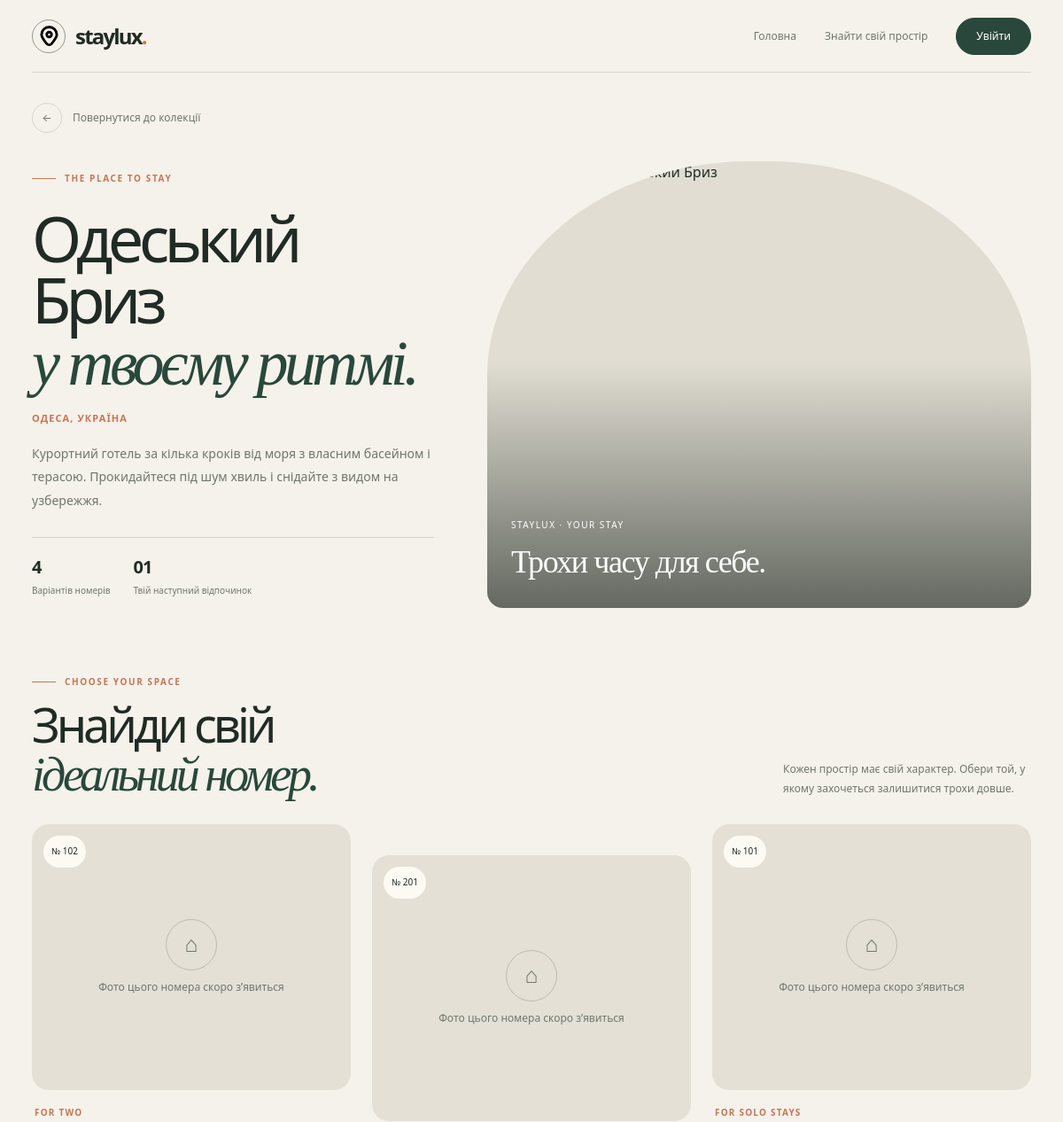
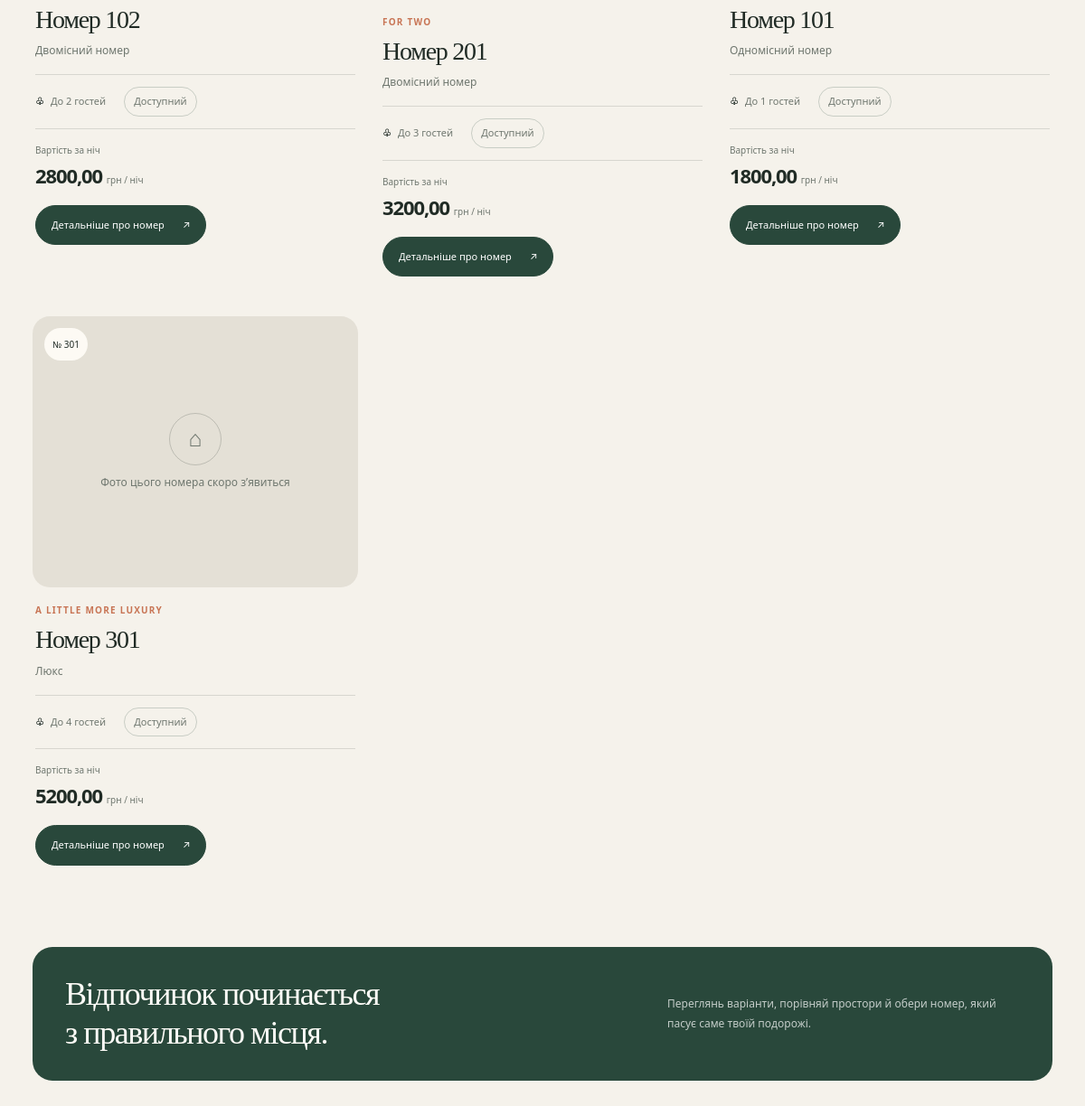
Screenshot of /hotels/4/rooms/ with the database file from the repository (2 pictures, top to bottom).
### hotel/models.py (models this page shows, shortened)
class Hotel(models.Model):
    name = models.CharField(max_length=100)
    description = models.TextField()
    price_per_night = models.DecimalField(max_digits=10, decimal_places=2)
    amenities = models.ManyToManyField(Amenite, related_name='hotels', blank=True)
    country = models.CharField(max_length=100)
    city = models.CharField(max_length=100)
    address = models.CharField(max_length=200)

class Room(models.Model):
    ROOM_TYPES = [
        ('single', 'Single'),
        ('double', 'Double'),
        ('suite', 'Suite'),
    ]
    hotel = models.ForeignKey(Hotel, on_delete=models.CASCADE, related_name='rooms')
    room_number = models.CharField(max_length=10)
    room_type = models.CharField(max_length=20, choices=ROOM_TYPES)
    capacity = models.IntegerField()
    price_per_night = models.DecimalField(max_digits=10, decimal_places=2)
    is_available = models.BooleanField(default=True)
    class Meta:
        verbose_name = 'Room'
        verbose_name_plural = 'Rooms'
        ordering = ['is_available', 'room_type', 'price_per_night']

### hotel/views.py (the view)
# urls.py: path('hotels/<int:id>/rooms/', views.hotel_rooms, name='hotel_rooms'),
def hotel_rooms(request, id):
    hotel = get_object_or_404(Hotel, id=id)
    return render(request, 'hotel_rooms.html', {
        'hotel': hotel,
        'rooms': hotel.rooms.all(),
    })

### templates/hotel_rooms.html (shortened to what this page needs)
{% extends 'base.html' %}
{% block content %}
<div class="sl-rooms-page">
    <div class="sl-rooms-shell">
        <a href="{% url 'hotel' %}" class="sl-rooms-back">
            <span aria-hidden="true">←</span>
            Повернутися до колекції
        </a>
        <section class="sl-rooms-hero">
            <div class="sl-rooms-intro">
                <div class="sl-rooms-eyebrow">The place to stay</div>
                <h1>{{ hotel.name }}<br><em>у твоєму ритмі.</em></h1>
                <div class="sl-rooms-location">
                    {{ hotel.city }}, {{ hotel.country }}
                </div>
                <div class="sl-rooms-description">
                    {{ hotel.description }}
                </div>
                <div class="sl-rooms-facts">
                    <div class="sl-rooms-fact">
                        <strong>{{ rooms|length }}</strong>
                        <span>Варіантів номерів</span>
                    </div>
                    <div class="sl-rooms-fact">
                        <strong>01</strong>
                        <span>Твій наступний відпочинок</span>
                    </div>
                </div>
            </div>
            <div class="sl-rooms-visual">
                {% with hotel_image=hotel.images.first %}
                    {% if hotel_image %}
                        <img src="{{ hotel_image.image.url }}" alt="{{ hotel.name }}" fetchpriority="high">
                    {% else %}
                        <img src="https://images.unsplash.com/photo-1611892440504-42a792e24d32?auto=format&fit=crop&w=1500&q=85" alt="Інтер’єр готелю {{ hotel.name }}" fetchpriority="high">
                    {% endif %}
                {% endwith %}
                <div class="sl-rooms-visual-caption">
                    <span>STAYLUX · YOUR STAY</span>
                    <strong>Трохи часу для себе.</strong>
                </div>
            </div>
        </section>
        <section aria-labelledby="sl-room-list-title">
            <div class="sl-rooms-heading">
                <div>
                    <div class="sl-rooms-eyebrow">Choose your space</div>
                    <h2 id="sl-room-list-title">Знайди свій<br><em>ідеальний номер.</em></h2>
                </div>
                <p>Кожен простір має свій характер. Обери той, у якому захочеться залишитися трохи довше.</p>
            </div>
            <div class="sl-room-grid">
                {% for room in rooms %}
                    <article class="sl-room-card">
                        <div class="sl-room-gallery">
                            {% with first_photo=room.images.first %}
                                {% if first_photo %}
                                    <img src="{{ first_photo.image.url }}" alt="Номер {{ room.room_number }} — {{ hotel.name }}" loading="lazy">
                                {% else %}
                                    <div class="sl-room-gallery-empty">
                                        <span>⌂</span>
                                        <div>Фото цього номера скоро з’явиться</div>
                                    </div>
                                {% endif %}
                            {% endwith %}
                            <span class="sl-room-index">№ {{ room.room_number }}</span>
                        </div>
                        <div class="sl-room-content">
                            <div class="sl-room-kicker">
                                {% if room.room_type == 'single' %}
                                    For solo stays
                                {% elif room.room_type == 'double' %}
                                    For two
                                {% elif room.room_type == 'suite' %}
                                    A little more luxury
                                {% else %}
                                    Your space
                                {% endif %}
                            </div>
                            <h3>Номер {{ room.room_number }}</h3>
                            <p class="sl-room-type">
                                {% if room.room_type == 'single' %}
                                    Одномісний номер
                                {% elif room.room_type == 'double' %}
                                    Двомісний номер
                                {% elif room.room_type == 'suite' %}
                                    Люкс
                                {% else %}
                                    {{ room.get_room_type_display }}
                                {% endif %}
                            </p>
                            <div class="sl-room-meta">
                                <span><b>♧</b> До {{ room.capacity }} гостей</span>
                                {% if room.is_available %}
                                    <span class="sl-room-status">Доступний</span>
                                {% else %}
                                    <span class="sl-room-status unavailable">Недоступний</span>
                                {% endif %}
                            </div>
                            <div class="sl-room-bottom">
                                <div>
                                    <span class="sl-room-price-caption">Вартість за ніч</span>
                                    <div class="sl-room-price">
                                        {{ room.price_per_night }} <small>грн / ніч</small>
                                    </div>
                                </div>
                            </div>
                            <a href="{% url 'room' room.id %}" class="sl-room-btn">
                                Детальніше про номер <span aria-hidden="true">↗</span>
                            </a>
                        </div>
                    </article>
                {% empty %}
                    <div class="sl-rooms-empty">
                        <div class="sl-rooms-eyebrow" style="justify-content:center;">A little pause</div>
                        <h3>Номери ще готуються до гостей.</h3>
                        <p>У цьому готелі поки немає доданих номерів. Заглянь сюди трохи пізніше.</p>
                    </div>
                {% endfor %}
            </div>
        </section>
        <aside class="sl-rooms-note">
            <h3>Відпочинок починається<br>з правильного місця.</h3>
            <p>Переглянь варіанти, порівняй простори й обери номер, який пасує саме твоїй подорожі.</p>
        </aside>
    </div>
</div>
{% endblock %}

### templates/base.html (style rules this page uses)
html { margin: 0; padding: 0; background: #f5f2eb; }
body.staylux-body { margin: 0; padding: 0; background: #f5f2eb; color: #202b25; }

### rows the page displays
Hotel: name "Одеський Бриз", city "ОДЕСА", country "УКРАЇНА", description "Курортний готель за кілька кроків від моря з власним басейном і терасою. Прокидайтеся під шум хвиль і снідайте з видом на узбережжя."
Room: room_number "102", room_type "FOR TWO", capacity "2", is_available "Доступний", price_per_night "2800,00"
Room: room_number "201", room_type "FOR TWO", capacity "3", is_available "Доступний", price_per_night "3200,00"
Room: room_number "101", room_type "FOR SOLO STAYS", capacity "1", is_available "Доступний", price_per_night "1800,00"
Room: room_number "301", room_type "A LITTLE MORE LUXURY", capacity "4", is_available "Доступний", price_per_night "5200,00"

### other values shown
{{ rooms|length }} "4"
